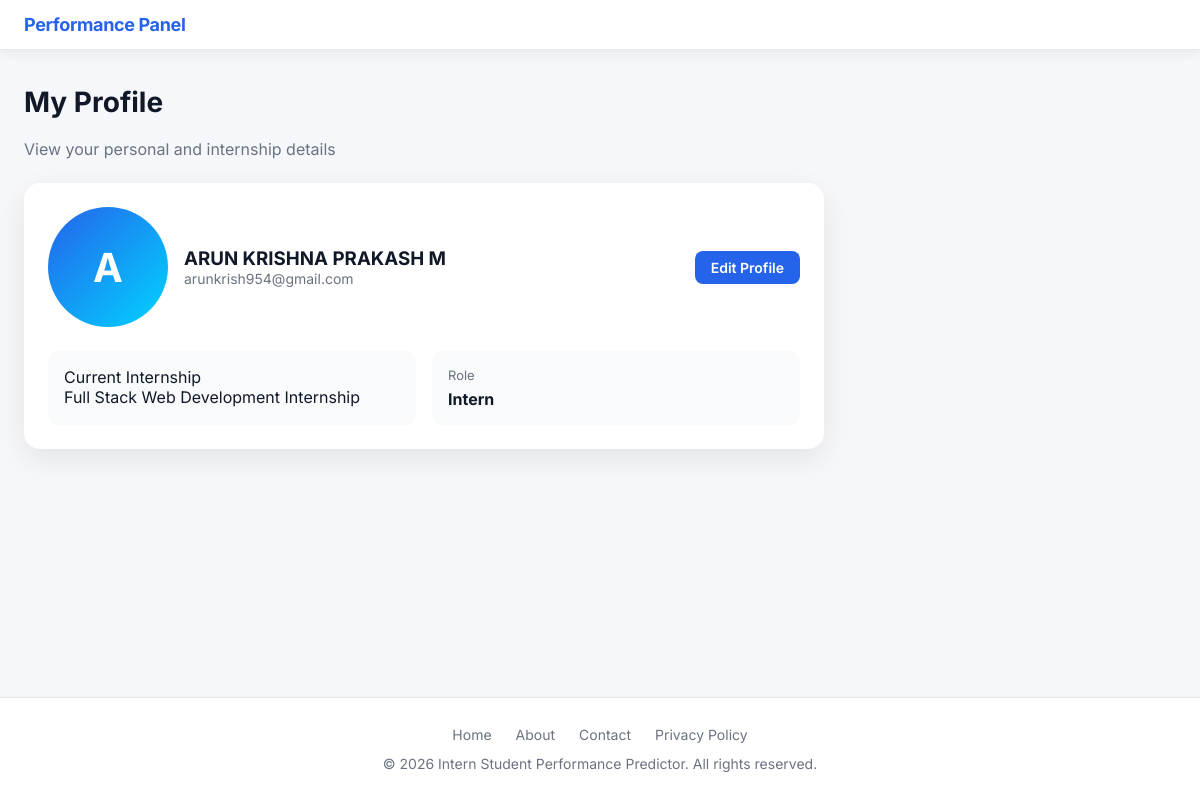
The page /student/profile (signed in) on the database its author committed.
### tables this page shows
CREATE TABLE students (
        id INTEGER PRIMARY KEY AUTOINCREMENT,
        unique_student_id TEXT UNIQUE NOT NULL,
        name TEXT NOT NULL,
        email TEXT UNIQUE NOT NULL,
        course_id INTEGER,
        user_id INTEGER UNIQUE,

        -- NEW FIELDS
        internship_type TEXT,
        joining_date TEXT,
        ending_date TEXT,
        college_name TEXT,
        department TEXT, phone_number TEXT, profile_pic TEXT, gender TEXT, dob TEXT, address TEXT, linkedin_url TEXT, github_url TEXT,

        FOREIGN KEY (course_id) REFERENCES courses(id),
        FOREIGN KEY (user_id) REFERENCES users(id)
    );

CREATE TABLE courses (
            id INTEGER PRIMARY KEY AUTOINCREMENT,
            name TEXT UNIQUE NOT NULL,
            total_expected_tasks INTEGER DEFAULT 10 -- New: For course completion calculation
        , description TEXT, duration TEXT);

### intern_routes.py (the view)
@intern_bp.route("/student/profile", endpoint="intern_profile")
def intern_profile():
    if not is_intern_logged_in():
        return redirect(url_for("auth.login"))
    conn = sqlite3.connect(DATABASE)
    cursor = conn.cursor()
    cursor.execute(
        "SELECT s.unique_student_id, s.name, s.email, c.name, s.profile_pic FROM students s LEFT JOIN courses c ON s.course_id = c.id WHERE s.user_id = ?",
        (session["user_id"],),
    )
    profile_data = cursor.fetchone()
    conn.close()
    student_profile = {}
    if profile_data:
        student_profile = {
            "unique_student_id": profile_data[0],
            "name": profile_data[1],
            "email": profile_data[2],
            "course": profile_data[3] if profile_data[3] else "Not Assigned",
            "profile_pic": profile_data[4]
        }
    return render_template(
        "intern_profile.html",
        username=session["username"],
        student_profile=student_profile,
    )

### admin_routes.py (called while the page is built, shortened)
@admin_bp.app_context_processor
def inject_pending_counts():
    if not session.get("logged_in") or session.get("role") != "admin":
        return dict(pending_counts={})

### database.py (called while the page is built)
def is_intern_logged_in() -> bool:
    return session.get("role") == "intern"

### templates/intern_profile.html (shortened to what this page needs)
<!DOCTYPE html>
<html lang="en">
<head>
    <link rel="stylesheet" href="{{ url_for('static', filename='css/style.css') }}">
</head>
<body data-role="{{ session.get('role', 'intern') }}">
    <header class="header">
        <div class="container">
            <div class="flex">
                <span class="header-brand">Performance Panel</span>
            </div>
        </div>
    </header>
    <main class="main-content">
        <div class="container">
            <div class="profile-container">
                <h2 class="page-title">My Profile</h2>
                <p class="subtitle">View your personal and internship details</p>
                {% if student_profile %}
                <div class="profile-card">
                    <div class="profile-header">
                        <div class="avatar" style="width: 120px; height: 120px; overflow: hidden; background: none;">
                            {% if student_profile.profile_pic %}
                            <img src="{{ url_for('static', filename='uploads/' + student_profile.profile_pic) }}"
                                alt="Profile" style="width: 100%; height: 100%; object-fit: cover;">
                            {% else %}
                            <div
                                style="width: 100%; height: 100%; background: linear-gradient(135deg, #2563eb, #00d4ff); display: flex; align-items: center; justify-content: center; font-size: 40px; color: white;">
                                {{ student_profile.name[0] }}
                            </div>
                            {% endif %}
                        </div>
                        <div>
                            <h3>{{ student_profile.name }}</h3>
                            <p class="muted">{{ student_profile.email }}</p>
                        </div>
                        <div style="margin-left: auto;">
                            <a href="{{ url_for('intern.intern_edit_profile') }}" class="btn btn-primary"
                                style="padding: 8px 16px; font-size: 14px;">Edit Profile</a>
                        </div>
                    </div>
                    <div class="profile-details">
                        <div class="detail-item">
                            <div class="info-label">Current Internship</div>
                            <div class="info-value">{{ student_profile.course or "Not Assigned" }}</div>
                        </div>
                        <div class="detail-item">
                            <span>Role</span>
                            <strong>Intern</strong>
                        </div>
                    </div>
                </div>
                {% else %}
                <p>No profile information available.</p>
                {% endif %}
            </div>
        </div>
    </main>
    <footer class="footer">
        <div class="container">
            <div class="footer-links">
                <a href="{{ url_for('auth.index') }}">Home</a>
                <a href="{{ url_for('auth.about') }}">About</a>
                <a href="{{ url_for('auth.contact') }}">Contact</a>
                <a href="#">Privacy Policy</a>
            </div>
            <p>&copy; 2026 Intern Student Performance Predictor. All rights reserved.</p>
        </div>
    </footer>
    <div class="fab-container">
    </div>
</body>
</html>

### static/css/style.css (style rules this page uses)
:root { --bg-main: #f5f7fb; --bg-secondary: #ffffff; --card-bg: #ffffff; --border-color: #e5e7eb; --text-primary: #111827; --text-secondary: #6b7280; --primary: #2563eb; --primary-light: #3b82f6; --success: #10b981; --warning: #f59e0b; --danger: #ef4444; --purple: #8b5cf6; --teal: #14b8a6; --pink: #ec4899; --gray: #9ca3af; --radius-sm: 8px; --radius-md: 14px; --radius-lg: 20px; --shadow-sm: 0 4px 12px rgba(0, 0, 0, 0.06); --shadow-md: 0 10px 30px rgba(0, 0, 0, 0.08); --font-main: 'Inter', system-ui, sans-serif; }
* { margin: 0; padding: 0; box-sizing: border-box; }
body { font-family: var(--font-main); background: var(--bg-main); color: var(--text-primary); min-height: 100vh; display: flex; flex-direction: column; }
.container { max-width: 1400px; margin: 0 auto; padding: 0 24px; }
.header { background: var(--card-bg); border-bottom: 1px solid var(--border-color); box-shadow: var(--shadow-sm); position: sticky; top: 0; z-index: 100; }
.header .container { padding-top: 14px; padding-bottom: 14px; }
.header .flex { display: flex; align-items: center; justify-content: space-between; flex-wrap: wrap; gap: 16px; }
.header-brand { font-size: 18px; font-weight: 700; color: var(--primary); letter-spacing: -0.02em; }
.btn { display: inline-flex; align-items: center; justify-content: center; padding: 10px 18px; border-radius: var(--radius-sm); font-size: 14px; font-weight: 600; text-decoration: none; border: none; cursor: pointer; transition: background 0.2s, transform 0.05s; }
.btn-primary { background: var(--primary); color: #fff; }
.footer { margin-top: auto; background: var(--card-bg); border-top: 1px solid var(--border-color); padding: 28px 0; text-align: center; color: var(--text-secondary); font-size: 14px; }
.footer-links { display: flex; justify-content: center; gap: 24px; margin-bottom: 12px; }
.footer-links a { color: var(--text-secondary); text-decoration: none; }
.fab-container { position: fixed; bottom: 24px; right: 24px; display: flex; flex-direction: column; gap: 10px; z-index: 50; }
.main-content { padding: 35px 0; }
.subtitle { margin-top: 6px; color: var(--text-secondary); }
.page-title { font-size: 26px; font-weight: 700; margin-bottom: 20px; }

### templates/intern_profile.html (style rules this page uses)
.profile-container { max-width: 800px; }
.page-title { font-size: 28px; font-weight: 700; }
.subtitle { color: #6b7280; margin-bottom: 24px; }
.profile-card { background: #ffffff; border-radius: 16px; padding: 24px; box-shadow: 0 10px 30px rgba(0, 0, 0, 0.08); }
.profile-header { display: flex; align-items: center; gap: 16px; margin-bottom: 24px; }
.avatar { width: 70px; height: 70px; border-radius: 50%; background: linear-gradient(135deg, #2563eb, #00d4ff); color: white; font-size: 28px; font-weight: 700; display: flex; align-items: center; justify-content: center; }
.muted { color: #6b7280; font-size: 14px; }
.profile-details { display: grid; grid-template-columns: repeat(auto-fit, minmax(220px, 1fr)); gap: 16px; }
.detail-item { background: #f9fafb; border-radius: 12px; padding: 16px; }
.detail-item span { display: block; font-size: 13px; color: #6b7280; margin-bottom: 6px; }
.detail-item strong { font-size: 16px; color: #111827; }

### rows shown on the page
students: name "A", name "ARUN KRISHNA PRAKASH M", email "arunkrish954@gmail.com"
courses: name "Full Stack Web Development Internship"
